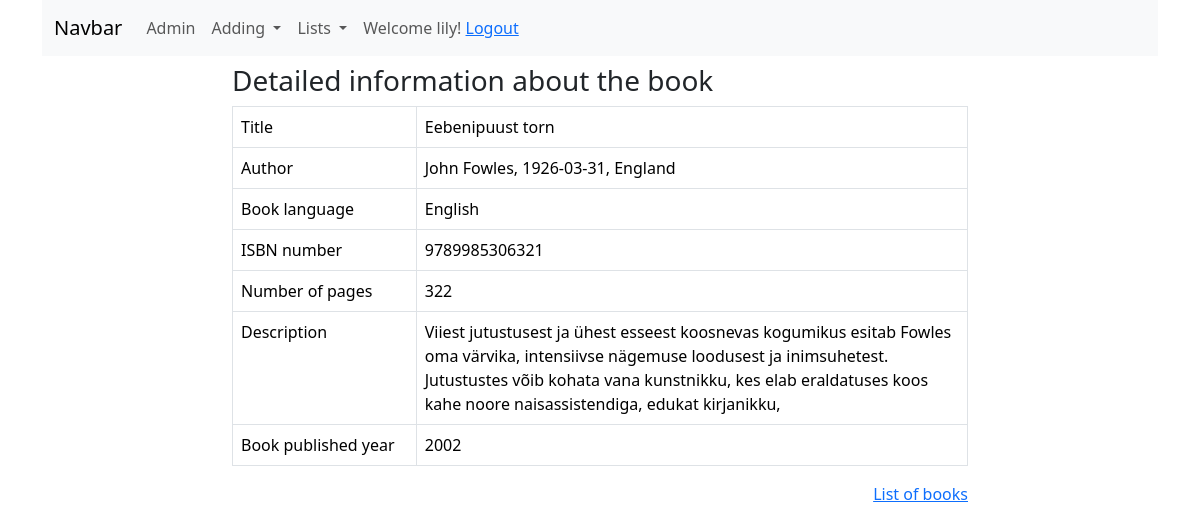
/booksapp/book_detail/1 (signed in), run on the app's committed database.
### booksapp/models.py (models this page shows, shortened)
class Book(models.Model):
    title = models.CharField(max_length=100)
    author = models.ForeignKey(Author, on_delete=models.SET_NULL, null=True)
    book_language = models.ForeignKey(Language, on_delete=models.SET_NULL, null=True)
    isbn = models.CharField(verbose_name='ISBN number', max_length=13, validators=[validate_digits_length])
    number_of_pages = models.PositiveIntegerField(validators=[MinValueValidator(2)])
    description = models.TextField(null=True, blank=True)
    book_published_year = models.PositiveIntegerField(validators=[MinValueValidator(1900), max_value_current_year])
    class Meta:
        ordering = ['title']

class Author(models.Model):
    firstname = models.CharField(max_length=25, validators=[MinLengthValidator(2)])
    lastname = models.CharField(max_length=25, validators=[MinLengthValidator(2)])
    birth = models.DateField(null=True, blank=True)
    country = models.ForeignKey(Country, on_delete=models.SET_NULL, null=True)
    class Meta:
        ordering = ['lastname', 'firstname']
    def fullname(self):
        return f'{self.firstname} {self.lastname}'
    def __str__(self):
        return f'{self.fullname()}, {self.birth}, {self.country}'

class Country(models.Model):
    country = models.CharField(max_length=50, validators=[MinLengthValidator(3)])
    class Meta:
        verbose_name_plural = 'countries'
    def __str__(self):
        return self.country

class Language(models.Model):    # sellega loome tabeli
    language = models.CharField(max_length=50, validators=[MinLengthValidator(3)])
    def __str__(self):
        return self.language

### booksapp/views.py (the view)
# urls.py: path('book_detail/<int:pk>', views.BookDetailView.as_view(), name='book_detail'),
class BookDetailView(WriterRequiredMixin, DetailView):
    model = Book

### booksapp/views.py (called while the page is built)
    def test_func(self):
        return self.request.user.groups.filter(name='Writer').exists()

### booksapp/templates/booksapp/book_detail.html
{% extends 'base.html' %}
{% block content %}
	<div class="row">
    <div class="col-8 mt-2 mx-auto">
        <h3>Detailed information about the book{{ book.book_title }}</h3>
        <table class="table table-bordered">
            <tr>
                <td class="col-3">Title</td>
                <td>{{ book.title }}</td>
            </tr>
            <tr>
                <td>Author</td>
                <td>{{ book.author }}</td>
            </tr>
            <tr>
                <td>Book language</td>
                <td>{{ book.book_language }}</td>
            </tr>
            <tr>
                <td>ISBN number</td>
                <td>{{ book.isbn }}</td>
            </tr>
            <tr>
                <td>Number of pages</td>
                <td>{{ book.number_of_pages }}</td>
            </tr>
            <tr>
                <td>Description</td>
                <td>{{ book.description }}</td>
            </tr>
            <tr>
                <td>Book published year</td>
                <td>{{ book.book_published_year }}</td>
            </tr>
        </table>
        <p class="text-end">
            <a href="{% url 'booksapp:book_list' %}">List of books</a>
        </p>
    </div>
    </div>
{% endblock %}

### templates/menu.html (shortened to what this page needs)
<nav class="navbar navbar-expand-lg bg-body-tertiary">
  <div class="container-fluid">
    <a class="navbar-brand" href="{% url 'booksapp:index' %}">Navbar</a>
    <div class="collapse navbar-collapse" id="navbarNavDropdown">
      <ul class="navbar-nav">
        <li class="nav-item">
          <a class="nav-link" href="/admin">Admin</a>
        </li>
      {% if user.is_authenticated %}
        <li class="nav-item dropdown">
          <a class="nav-link dropdown-toggle" href="#" role="button" data-bs-toggle="dropdown" aria-expanded="false">
            Adding
          </a>
      {% endif %}
        </li>
          <li class="nav-item dropdown">
          <a class="nav-link dropdown-toggle" href="#" role="button" data-bs-toggle="dropdown" aria-expanded="false">
            Lists
          </a>
        </li>
           {% if user.is_authenticated %}
        <span class="nav-link">Welcome {{ user.username }}! <a href="{% url 'logout' %}">Logout</a></span>
        {% else %}
        <span class="nav-link">Welcome guest! <a href="{% url 'login' %}">Login</a></span>
    {% endif %}
      </ul>
    </div>
  </div>
</nav>

### data on the page
Book: title "Eebenipuust torn", author "John Fowles, 1926-03-31, England", book_language "English", isbn "9789985306321", number_of_pages "322", description "Viiest jutustusest ja ühest esseest koosnevas kogumikus esitab Fowles oma värvika, intensiivse nägemuse loodusest ja inimsuhetest. Jutustustes võib kohata vana kunstnikku, kes elab eraldatuses koos kahe noore naisassistendiga, edukat kirjanikku,", book_published_year "2002"

### other printed values
{{ user.username }} "lily"
